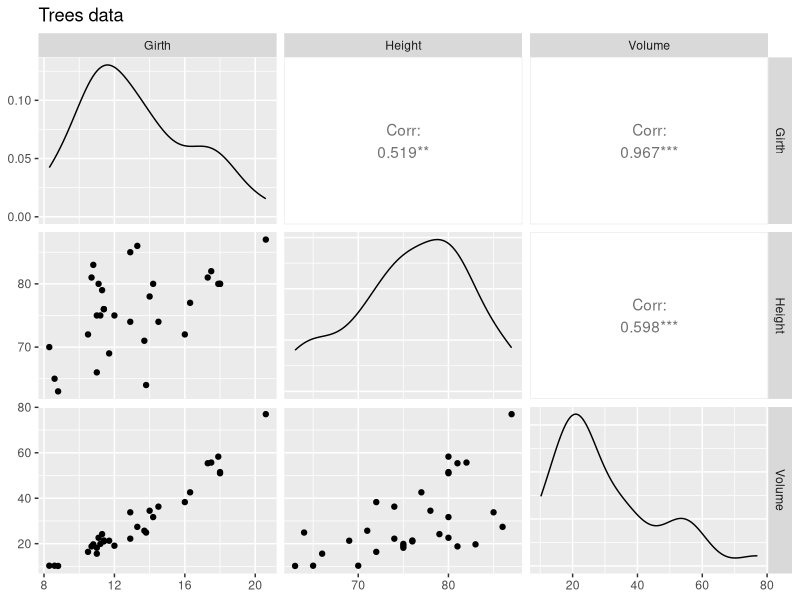
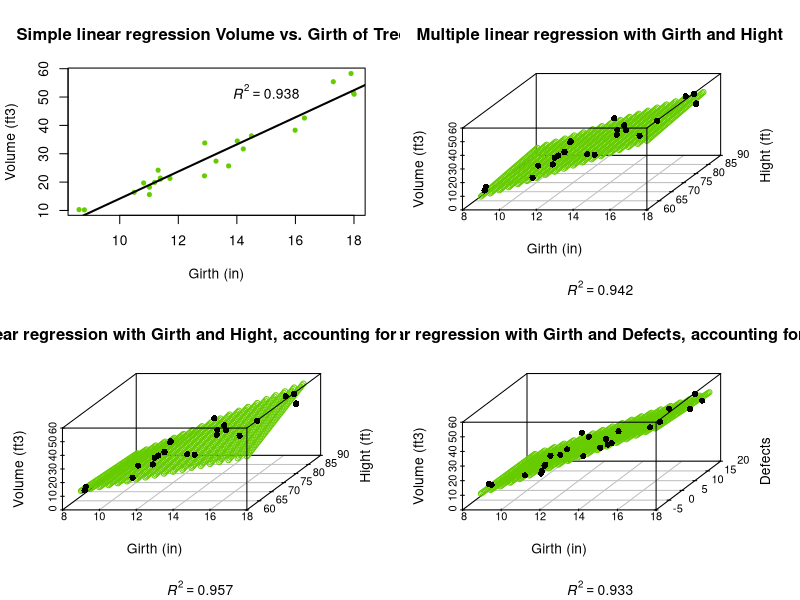

Reproduce these figures in R, in order.
library(ggplot2)
library(GGally)
library(scatterplot3d)

# Import Data Frame
data("trees")
attach(trees)

# ********************************** Simple Linear Regession ************************************
# Calculate correlation between girth and volume
cor(trees$Girth, Volume)
cat("Correlation between girth and volume = ", cor(trees$Girth, Volume), "\n")

# Calculate correlation between height and volume
cor(trees$Height, Volume)
cat("Correlation between height and volume = ", cor(trees$Height, Volume), "\n")

ggpairs(data=trees, columns=1:3, title="Trees data")
# From looking at the ggpairs() output, girth definitely seems to be related to volume:
# the correlation coefficient is close to 1, and the points seem to have a linear pattern.

# Create Training and Test data
set.seed(100)  # setting seed to reproduce results of random sampling
trainingRowIndex <- sample(1:nrow(trees), 0.8*nrow(trees))  # row indices for training data
trainingData <- trees[trainingRowIndex, ]  # model training data
testData  <- trees[-trainingRowIndex, ]    # test data

# Individual plot for girth-volume corelation
par(mfrow = c(2, 2))
# y = volume of trees (response variable) and x = girth of trees (predictor variable)
plot(jitter(trainingData$Girth), trainingData$Volume,
     pch = 20,
     xlab = "Girth (in)",
     ylab = "Volume (ft3)",
     main = "Simple linear regression Volume vs. Girth of Trees",
     col = "#66CC00")

# For linear regression, choose the biggest correlation: girth-volume correlation
# Build linear model, relating tree volume to girth (LRVG) on training data
LRVG <- lm(Volume ~ Girth, data = trainingData)
modelSummary <- summary(LRVG)
modelSummary
modelCoeffs <- modelSummary$coefficients
intercept <- modelCoeffs["(Intercept)", "Estimate"]
slope <- modelCoeffs["Girth", "Estimate"]
r2 <- modelSummary$adj.r.squared
# r2 closer to 1 represents a well-fitting model

abline(intercept, slope, col="black", lwd = 2)

RSquarelabel = bquote(italic(R)^2 == .(format(r2, digits = 3)))
text(x = 15, y = 52, labels = RSquarelabel)


# ggplot(data = trainingData, aes(x = Girth, y = Volume)) +
#   geom_point() +
#   stat_smooth(method = "lm", col = "#66CC00") +
#   theme(panel.background = element_rect(fill = "white"),
#         axis.line.x=element_line(),
#         axis.line.y=element_line()) +
#   ggtitle("Linear Model Fitted to Data")

# The gray shading around the line represents a confidence interval of 0.95.
# This 0.95 confidence interval is the probability that the true linear model for the girth and volume of all
# black cherry trees will lie within the confidence interval of the regression model fitted to our data.

# predict volume for test data
volumePred <- predict(LRVG, testData)  # predict volume
actuals_preds <- data.frame(cbind(actuals=testData$Volume, predicteds=volumePred))  # make actuals_predicteds dataframe
correlation_accuracy <- cor(actuals_preds) # how to interpret this?
head(actuals_preds)
min_max_accuracy <- mean(apply(actuals_preds, 1, min) / apply(actuals_preds, 1, max))
mape <- mean(abs((actuals_preds$predicteds - actuals_preds$actuals))/actuals_preds$actuals)
min_max_accuracy
mape


# ********************************** Multiple linear regression with Girth and Hight ************************************
# We suspect that tree hight and girth are also correlated
# Calculate correlation between girth and hight
cor(trees$Girth, trees$Height)
cat("Corelation between girth and hight = ", cor(trees$Girth, trees$Height), "\n")

# Build linear model that includes multiple predictor variables (LRVGH) on training data
LRVGH <- lm(Volume ~ Girth + Height, data = trainingData)
modelSummary <- summary(LRVGH)
modelSummary
modelCoeffs <- modelSummary$coefficients
intercept <- modelCoeffs["(Intercept)", "Estimate"]
slopeGirth <- modelCoeffs["Girth", "Estimate"]
slopeHeight <- modelCoeffs["Height", "Estimate"]
r2 <- modelSummary$adj.r.squared
RSquarelabel = bquote(italic(R)^2 == .(format(r2, digits = 3)))
# we notice an increase in r2 value => new model fits data better

# to visualize the regression line in 2D run the following command (Height being represented by the intensity of the color)
# ggplot(trainingData, aes(y = Volume, x = Girth, color = Height)) + geom_point() + stat_smooth(method = "lm", se = FALSE)

GirthList <- seq(min(trainingData$Girth), max(trainingData$Girth), by=0.5) ## make a girth vector
HeightList <- seq(min(trainingData$Height), max(trainingData$Height), by=0.5) ## make a height vector
trainingGrid <- expand.grid(Girth = GirthList, Height = HeightList)
## make a grid using the vectors

trainingGrid$Volume <- predict(LRVGH, new = trainingGrid)
LRVGHscatterplot <- scatterplot3d(trainingGrid$Girth, trainingGrid$Height, trainingGrid$Volume, angle = 60, color = "#66CC00", pch = 1, main = "Multiple linear regression with Girth and Hight", sub = RSquarelabel, ylab = "Hight (ft)", xlab = "Girth (in)", zlab = "Volume (ft3)" )
LRVGHscatterplot$points3d(trainingData$Girth, trainingData$Height, trainingData$Volume, pch=16)

# predict volume for test data
volumePred <- predict(LRVGH, testData)  # predict volume
actuals_preds <- data.frame(cbind(actuals=testData$Volume, predicteds=volumePred))  # make actuals_predicteds dataframe
correlation_accuracy <- cor(actuals_preds) # how to interpret this?
head(actuals_preds)
min_max_accuracy <- mean(apply(actuals_preds, 1, min) / apply(actuals_preds, 1, max))
mape <- mean(abs((actuals_preds$predicteds - actuals_preds$actuals))/actuals_preds$actuals)
min_max_accuracy
mape


# ********************** Multiple linear regression with Girth and Hight, accounting for interactions ********************
# Build linear model that includes multiple predictor variables (LRVGHI) on training data
LRVGHI <- lm(Volume ~ Girth * Height, data = trainingData)
modelSummary <- summary(LRVGHI)
modelSummary
modelCoeffs <- modelSummary$coefficients
intercept <- modelCoeffs["(Intercept)", "Estimate"]
slopeGirth <- modelCoeffs["Girth", "Estimate"]
slopeHeight <- modelCoeffs["Height", "Estimate"]
slopeGH<- modelCoeffs["Girth:Height", "Estimate"]
r2 <- modelSummary$adj.r.squared
RSquarelabel = bquote(italic(R)^2 == .(format(r2, digits = 3)))
# we notice an increase in r2 value => new model fits data better

GirthList <- seq(min(trainingData$Girth), max(trainingData$Girth), by=0.5) ## make a girth vector
HeightList <- seq(min(trainingData$Height), max(trainingData$Height), by=0.5) ## make a height vector
trainingGrid <- expand.grid(Girth = GirthList, Height = HeightList)
## make a grid using the vectors

trainingGrid$Volume <- predict(LRVGHI, new = trainingGrid)
LRVGHIscatterplot <- scatterplot3d(trainingGrid$Girth, trainingGrid$Height, trainingGrid$Volume, angle = 60, color = "#66CC00", pch = 1, main = "Multiple linear regression with Girth and Hight, accounting for interactions", sub = RSquarelabel, ylab = "Hight (ft)", xlab = "Girth (in)", zlab = "Volume (ft3)" )
LRVGHIscatterplot$points3d(trainingData$Girth, trainingData$Height, trainingData$Volume, pch=16)

# predict volume
volumePred <- predict(LRVGHI, testData)  # predict volume
actuals_preds <- data.frame(cbind(actuals=testData$Volume, predicteds=volumePred))  # make actuals_predicteds dataframe
correlation_accuracy <- cor(actuals_preds) # how to interpret this?
head(actuals_preds)
min_max_accuracy <- mean(apply(actuals_preds, 1, min) / apply(actuals_preds, 1, max))
mape <- mean(abs((actuals_preds$predicteds - actuals_preds$actuals))/actuals_preds$actuals)
min_max_accuracy
mape


# ********************** Multiple linear regression with Girth and Defects, accounting for interactions ********************
# auxiliar function to produce a vector having any desired correlation rho with a given vector Y
# https://stats.stackexchange.com/questions/15011/generate-a-random-variable-with-a-defined-correlation-to-an-existing-variables
complement <- function(y, rho, x) {
  if (missing(x)) x <- rnorm(length(y)) # Optional: supply a default if `x` is not given
  y.perp <- residuals(lm(x ~ y))
  rho * sd(y.perp) * y + y.perp * sd(y) * sqrt(1 - rho^2)
}

# The added variable tells the wood percentage that cannot be used for timber,
# the percentage of defects the tree has, generated with a normal distribution
randomDefects <- rnorm(31, mean = 2.5 , sd = 2)

girthDefectsCor <- 0.3 # choose desired corelation for Girth - Defects variables

# add new column to trees data frame
# Defects column is generated using randomDefects with a corelation to Girth equal with girthDefectsCorelation
trees <- cbind(trees, data.frame(Defects = as.vector(sapply(girthDefectsCor, function(girthDefectsCor) complement(trees$Girth, girthDefectsCor, randomDefects)))))

# Create new Training and Test data that includes Defects
set.seed(100)  # setting seed to reproduce results of random sampling
trainingRowIndex <- sample(1:nrow(trees), 0.8*nrow(trees))  # row indices for training data
trainingData <- trees[trainingRowIndex, ]  # model training data
testData  <- trees[-trainingRowIndex, ]    # test data   

# regression line for girth defects with a corelation eqaul to girthDefectsCor 
# see how the regression line modifies when changing corelation from 0.3 to 0.9
# ggplot(data = trainingData, aes(x = Girth, y = Defects)) +
#   geom_point() +
#   stat_smooth(method = "lm", col = "#66CC00") +
#   theme(panel.background = element_rect(fill = "white"),
#         axis.line.x=element_line(),
#         axis.line.y=element_line()) +
#   ggtitle("Linear Model Fitted for Girth - Defects")


# build multiple linear model for girth defects with interactions
LRVGDI <- lm(Volume ~ Girth * Defects, data = trainingData)
modelSummary <- summary(LRVGDI)
modelSummary
modelCoeffs <- modelSummary$coefficients
intercept <- modelCoeffs["(Intercept)", "Estimate"]
slopeGirth <- modelCoeffs["Girth", "Estimate"]
slopeDefects <- modelCoeffs["Defects", "Estimate"]
slopeGD<- modelCoeffs["Girth:Defects", "Estimate"]
r2 <- modelSummary$adj.r.squared
RSquarelabel = bquote(italic(R)^2 == .(format(r2, digits = 3)))

GirthList <- seq(min(trainingData$Girth), max(trainingData$Girth), by=0.5) ## make a girth vector
DefectsList <- seq(min(trainingData$Defects), max(trainingData$Defects), by=0.5) ## make a defects vector
trainingGrid <- expand.grid(Girth = GirthList, Defects = DefectsList)
## make a grid using the vectors

trainingGrid$Volume <- predict(LRVGDI, new = trainingGrid)
LRVGDIscatterplot <- scatterplot3d(trainingGrid$Girth, trainingGrid$Defects, trainingGrid$Volume, angle = 60, color = "#66CC00", pch = 1, main = "Multiple linear regression with Girth and Defects, accounting for interactions", sub = RSquarelabel, ylab = "Defects", xlab = "Girth (in)", zlab = "Volume (ft3)" )
LRVGDIscatterplot$points3d(trainingData$Girth, trainingData$Defects, trainingData$Volume, pch=16)

# Calculate correlation between defects and volume
cor(trees$Defects, Volume)
cat("Correlation between defects and volume = ", cor(trees$Defects, Volume), "\n")

# Calculate correlation between height and volume
cor(trees$Height, Volume)
cat("Correlation between height and volume = ", cor(trees$Height, Volume), "\n")

# ultimul model liniar are un R2 mai mic decat cel obtinut in regresia multipla girth - height cu interactiuni, ceea ce
# este de asteptat avand in vedere ca am ales corelatia dintre defects - girth (= 0.3) mai mica decat corelatia dintre height si girth (= 0.519)
